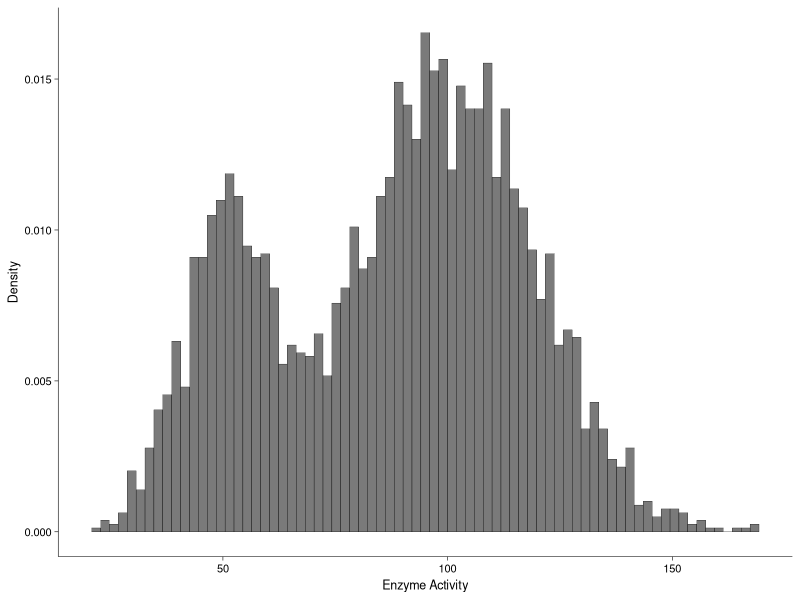
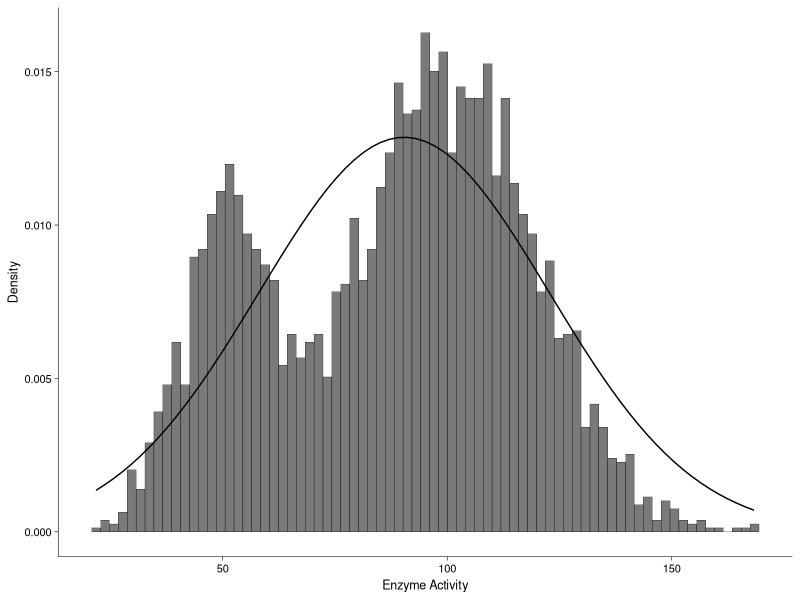
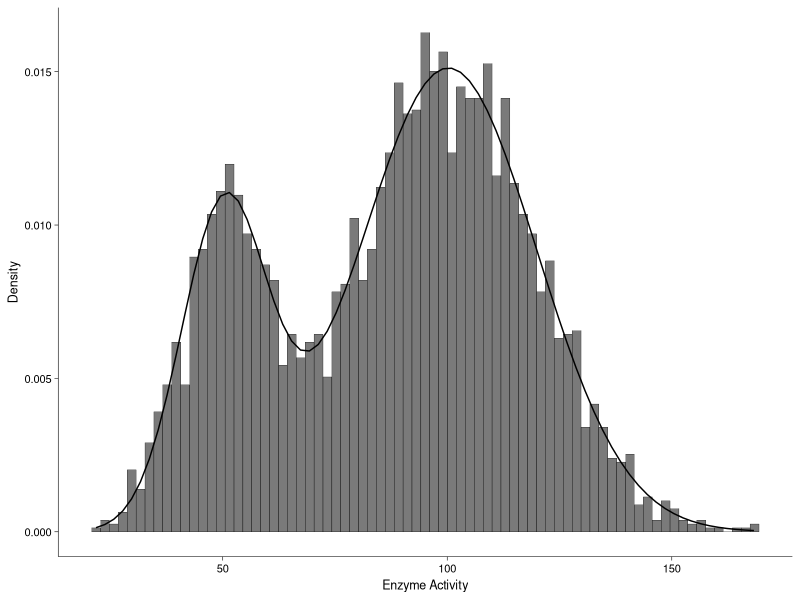
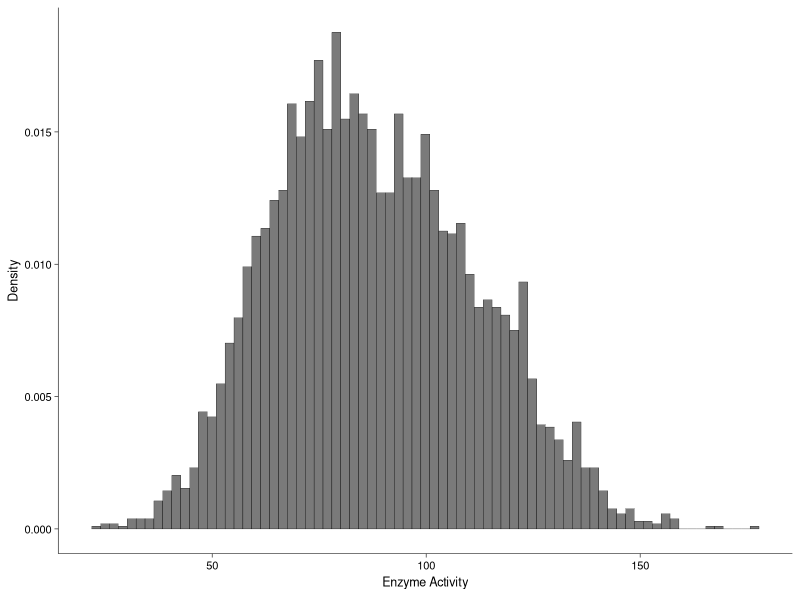
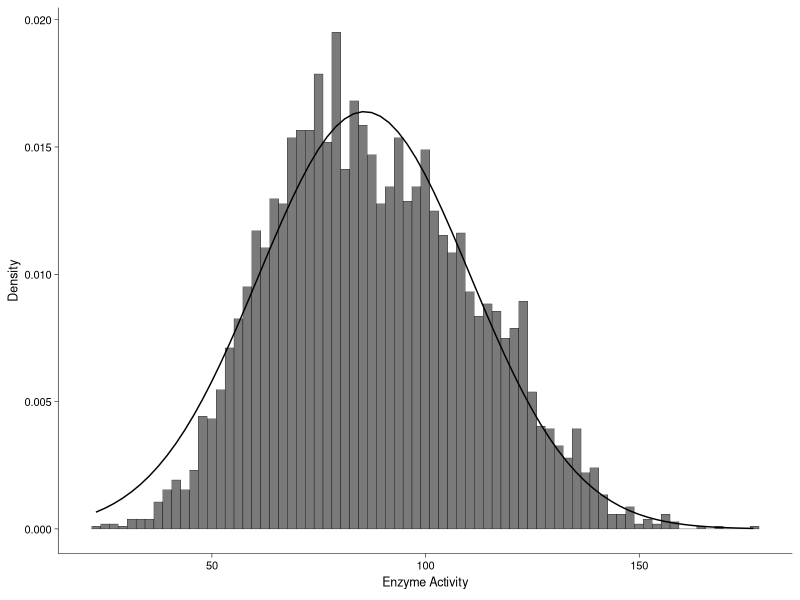
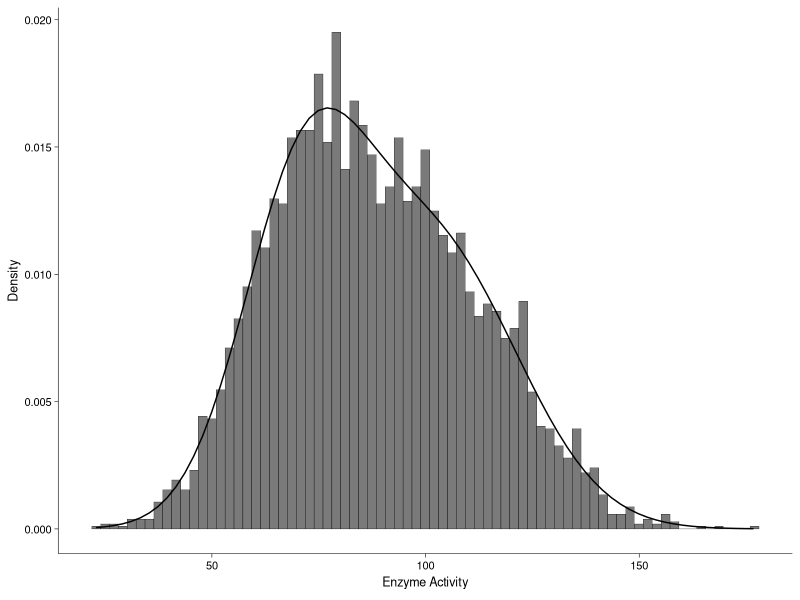
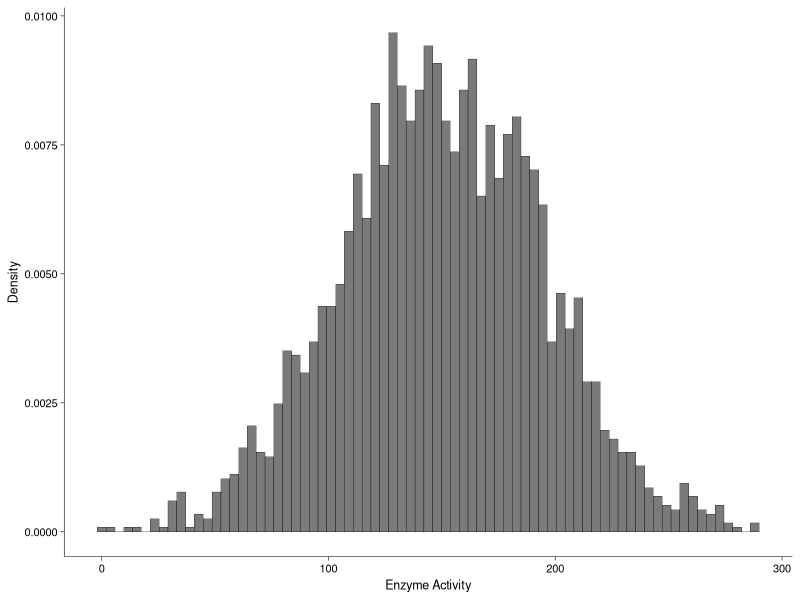
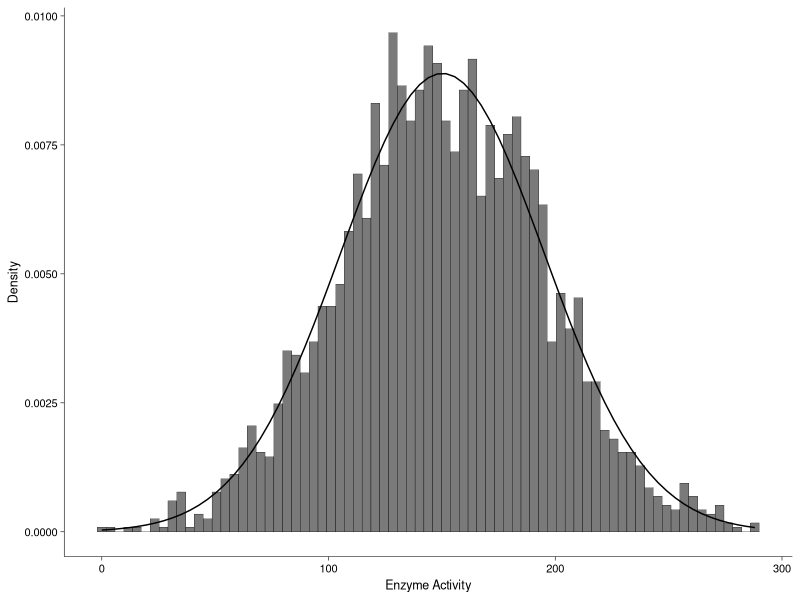

These charts were generated, in order, by the following R code:
## ---- chunk 1
knitr::opts_chunk$set(echo = TRUE)

library(tidyverse)
library(minpack.lm)
set.seed(123)
## ---- chunk 2
state_1 = 50
state_2 = 100

activity = c()

activity = c(activity, rnorm(1000, state_1, sd = 0.2*state_1))
activity = c(activity, rnorm(3000, state_2, sd = 0.2*state_2))

head(activity, 5)
## ---- chunk 3
p1 = as_tibble(activity) %>%
  ggplot(aes(x = value)) +
  geom_histogram(aes(y = ..density..), bins = 75, alpha = 0.8, color = "black", size = 0.1) +
  labs(x = "Enzyme Activity",
       y = "Density") +
  theme_classic() +
    theme(axis.line = element_line(size = 0.2, color = "black"), axis.ticks = element_line(size = 0.2, color = "black"), text = element_text(size = 9), axis.text = element_text(size = 8, color = "black"))

p1
## ---- chunk 4
activity_density = tibble(activity = ggplot_build(p1)$data[[1]]$x, density = ggplot_build(p1)$data[[1]]$y)
## ---- chunk 5
single_gauss = function(x, C, mean, sigma) {
  return(C * exp(-(x-mean)**2/(2 * sigma**2)))
}
## ---- chunk 6
fit_single <- nlsLM(density ~ single_gauss(activity, C, mean, sigma), data = activity_density, start=list(C=0.1, mean=150, sigma=0.2*150), lower = c(0, 0, 0))

single_gauss_params = as.list(summary(fit_single)$param[,1])

single_gauss_preds = do.call(single_gauss, c(list(x = activity_density$activity), single_gauss_params))

activity_density$single_gauss_preds = single_gauss_preds

p1 + geom_line(data = activity_density, aes(x = activity, y = single_gauss_preds))
## ---- chunk 7
double_gauss = function(x, C1, mean1, sigma1, C2, mean2, sigma2) {
  return (C1 * exp(-(x-mean1)**2/(2 * sigma1**2)) + C2 * exp(-(x-mean2)**2/(2 * sigma2**2)))
}
## ---- chunk 8
fit_double <- nlsLM(density ~ double_gauss(activity, C1, mean1, sigma1, C2, mean2, sigma2), data = activity_density, start=list(C1=0.1, mean1=50, sigma1=0.2*50, C2=0.1, mean2=100, sigma2=0.2*100))

double_gauss_params = as.list(summary(fit_double)$param[,1])

double_gauss_preds = do.call(double_gauss, c(list(x = activity_density$activity), double_gauss_params))

activity_density$double_gauss_preds = double_gauss_preds

p1 + geom_line(data = activity_density, aes(x = activity, y = double_gauss_preds))
## ---- chunk 9
AIC(fit_single, fit_double)
## ---- chunk 10
state_1 = 70
state_2 = 100

activity_new = c()

activity_new = c(activity_new, rnorm(2000, state_1, sd = 0.2*state_1))
activity_new = c(activity_new, rnorm(3000, state_2, sd = 0.2*state_2))

p2 = as_tibble(activity_new) %>%
  ggplot(aes(x = value)) +
  geom_histogram(aes(y = ..density..), bins = 75, alpha = 0.8, color = "black", size = 0.1) +
  labs(x = expression("Enzyme Activity"),
       y = "Density") +
  theme_classic() +
    theme(axis.line = element_line(size = 0.2, color = "black"), axis.ticks = element_line(size = 0.2, color = "black"), text = element_text(size = 9), axis.text = element_text(size = 8, color = "black"))

p2
## ---- chunk 11
activity_density_new = tibble(activity = ggplot_build(p2)$data[[1]]$x, density = ggplot_build(p2)$data[[1]]$y)

fit_single_new <- nlsLM(density ~ single_gauss(activity, C, mean, sigma), data = activity_density_new, start=list(C=0.01, mean=100, sigma=0.2*100))

single_gauss_params_new = as.list(summary(fit_single_new)$param[,1])

single_gauss_preds_new = do.call(single_gauss, c(list(x = activity_density_new$activity), single_gauss_params_new))

activity_density_new$single_gauss_preds_new = single_gauss_preds_new

p2 + geom_line(data = activity_density_new, aes(x = activity, y = single_gauss_preds_new))
## ---- chunk 12
fit_double_new <- nlsLM(density ~ double_gauss(activity, C1, mean1, sigma1, C2, mean2, sigma2), data = activity_density_new, start=list(C1=0.01, mean1=70, sigma1=0.2*70, C2=0.01, mean2=100, sigma2=0.2*100))

double_gauss_params_new = as.list(summary(fit_double_new)$param[,1])

double_gauss_preds_new = do.call(double_gauss, c(list(x = activity_density_new$activity), double_gauss_params_new))

activity_density$double_gauss_preds_new = double_gauss_preds_new

p2 + geom_line(data = activity_density_new, aes(x = activity, y = double_gauss_preds_new))
## ---- chunk 13
AIC(fit_single_new, fit_double_new)
## ---- chunk 14
state_1 = 150

activity_newer = c()
activity_newer = c(activity_newer, rnorm(3000, state_1, sd = 0.3*state_1))

# Had to add this as large SD lead to negative activity value. Also 0 is not tolerated for log10 scale
activity_newer[which(activity_newer < 0)] = 0

p3 = as_tibble(activity_newer) %>%
  ggplot(aes(x = value)) +
  geom_histogram(aes(y = ..density..), bins = 75, alpha = 0.8, color = "black", size = 0.1) +
  labs(x = "Enzyme Activity",
       y = "Density") +
  theme_classic() +
    theme(axis.line = element_line(size = 0.2, color = "black"), axis.ticks = element_line(size = 0.2, color = "black"), text = element_text(size = 9), axis.text = element_text(size = 8, color = "black"))

p3
## ---- chunk 15
activity_density_newer = tibble(activity = ggplot_build(p3)$data[[1]]$x, density = ggplot_build(p3)$data[[1]]$y)

fit_single_newer <- nlsLM(density ~ single_gauss(activity, C, mean, sigma), data = activity_density_newer, start=list(C=0.1, mean=150, sigma=0.2*150))

single_gauss_params_newer = as.list(summary(fit_single_newer)$param[,1])

single_gauss_preds_newer = do.call(single_gauss, c(list(x = activity_density_newer$activity), single_gauss_params_newer))

activity_density_newer$single_gauss_preds_newer = single_gauss_preds_newer

p3 + geom_line(data = activity_density_newer, aes(x = activity, y = single_gauss_preds_newer))
## ---- chunk 16
fit_double_newer <- nlsLM(density ~ double_gauss(activity, C1, mean1, sigma1, C2, mean2, sigma2), data = activity_density_newer, start=list(C1=0.075, mean1=145, sigma1=0.3*145, C2=0.075, mean2=155, sigma2=0.3*155))

double_gauss_params_newer = as.list(summary(fit_double_newer)$param[,1])

double_gauss_preds_newer = do.call(double_gauss, c(list(x = activity_density_newer$activity), double_gauss_params_newer))

activity_density$double_gauss_preds_newer = double_gauss_preds_newer

p3 + geom_line(data = activity_density_newer, aes(x = activity, y = double_gauss_preds_newer))
## ---- chunk 17
AIC(fit_single_newer, fit_double_newer)
## ---- chunk 18
shannon = function(p) {
  return(-1*sum(p*log(p), na.rm = T))
}
## ---- chunk 19
shannon_indicies = c(shannon(activity_density$density / sum(activity_density$density)),
  shannon(activity_density_new$density / sum(activity_density_new$density)),
  shannon(activity_density_newer$density / sum(activity_density_newer$density)))

shannon_indicies
## ---- chunk 20
activity_density %>%
  ggplot(aes(x = activity, y = density)) +
  geom_line() +
  geom_line(data = activity_density_new, aes(x = activity, y = density), color = "red") +
  geom_line(data = activity_density_newer, aes(x = activity, y = density), color = "blue") +
  labs(x = expression("Enzyme Activity"),
       y = "Density") +
  theme_classic() +
    theme(axis.line = element_line(size = 0.2, color = "black"), axis.ticks = element_line(size = 0.2, color = "black"), text = element_text(size = 9), axis.text = element_text(size = 8, color = "black"))
